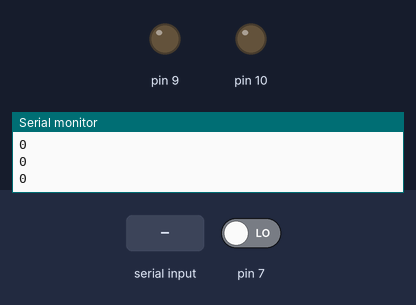
A sketch run on a simulated Arduino Uno, built with avr-gcc and run on an emulated ATmega328P. Shown: output pins drawn as LEDs (lit = HIGH), the last lines printed to the serial monitor. The test bench sets the inputs (shaded band); at power-on: pin 7 LOW.

Above: at 1.2 s.
1.3 s: "1" received over Serial
At 1.8 s:
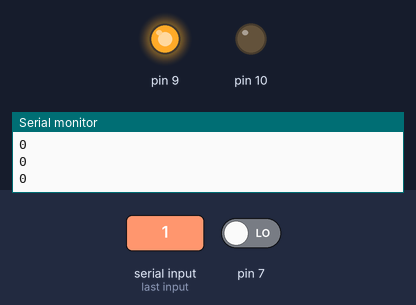
2.8 s: pin 7 driven HIGH
At 4.0 s:
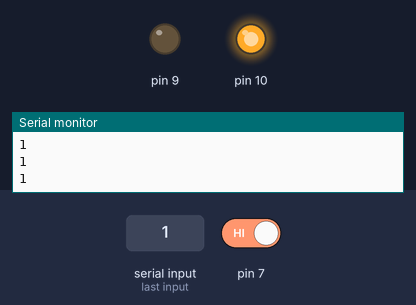
4.3 s: pin 7 driven LOW
At 5.3 s:
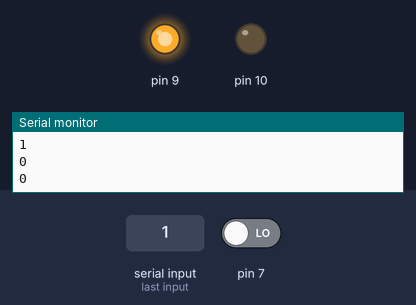
Timing chart, 0 to 7.3 s (numbered marks = the images above; inputs shaded):
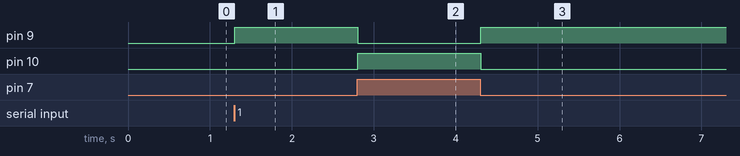

Measured:
- after the input at 1.3 s, pin 9: LOW → HIGH at once
- after the input at 2.8 s, pin 9: HIGH → LOW at once; pin 10: LOW → HIGH at once
- after the input at 4.3 s, pin 9: LOW → HIGH at once; pin 10: HIGH → LOW at once

The sketch:

digital_ports.ino
```cpp
void setup() {
  // put your setup code here, to run once:
  Serial.begin(9600);

  pinMode(10, OUTPUT);
  pinMode(9, OUTPUT);
  pinMode(7, INPUT);
}

void loop() {
  // put your main code here, to run repeatedly:
  if (Serial.available()) {
    int stateButton;
    stateButton = digitalRead(7);

    //Serial.write(stateButton);
    Serial.println(stateButton);

    digitalWrite(10, stateButton);
    digitalWrite(9, !stateButton);
    delay(500);
  } else {
    Serial.println(Serial.available());
  }
}
```
